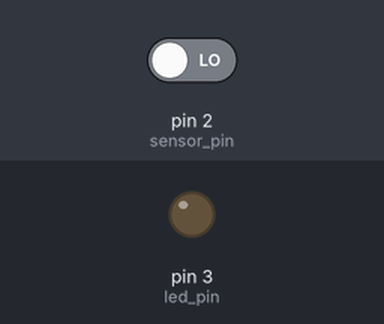
The sketch below on a simulated Arduino Uno, built with avr-gcc and run on an emulated ATmega328P. Parts: output pins drawn as LEDs (lit = HIGH). The inputs (shaded band) are chosen by the test bench; at power-on: pin 2 (sensor_pin) LOW.

Above: at 10.8 s.
10.9 s: pin 2 (sensor_pin) driven HIGH
At 15.9 s:
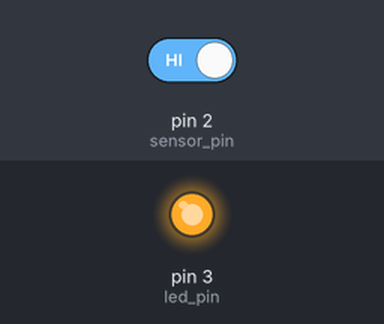
16.9 s: pin 2 (sensor_pin) driven LOW
At 20.9 s:
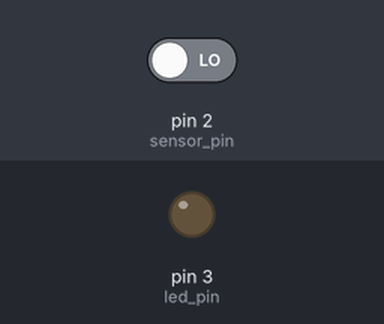
Timing chart, 0 to 22.4 s (numbered marks = the images above; inputs shaded):
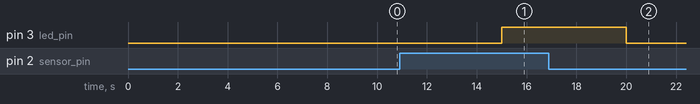

Measured:
- after the input at 10.9 s, pin 3 (led_pin): LOW → HIGH after 4.1 s
- after the input at 16.9 s, pin 3 (led_pin): HIGH → LOW after 3.1 s

The sketch:

boring_detector.ino
```cpp
int sensor_pin = 2;
int led_pin = 3;

void setup () {
    pinMode(sensor_pin, INPUT);
    pinMode(led_pin, OUTPUT);
    // pinMode(LED_BUILTIN, OUTPUT);
    // Serial.begin(9600);
}

void loop() {
    // digitalWrite(LED_BUILTIN, LOW);
    digitalWrite(led_pin, LOW);
    int val = digitalRead(sensor_pin);
    if(val == 1) {
        Serial.println("Found!");
        // digitalWrite(LED_BUILTIN, HIGH);
        digitalWrite(led_pin, HIGH);
    }
    else {
        Serial.println("Not Found!");
    }
    delay(5000);
}

// void loop () {
//     digitalWrite(LED_BUILTIN, HIGH);
//     delay(1000);
//     digitalWrite(LED_BUILTIN, LOW);
//     delay(1000);
// }
```
